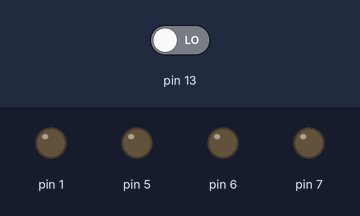
The sketch below on a simulated Arduino Uno, built with avr-gcc and run on an emulated ATmega328P. On the bench: output pins drawn as LEDs (lit = HIGH). The inputs (shaded band) are chosen by the test bench; at power-on: pin 13 LOW.

Above: at 1.2 s.
1.3 s: pin 13 driven HIGH
At 2.1 s:
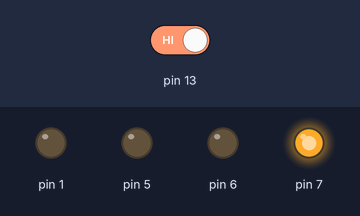
4.3 s: pin 13 driven LOW
At 4.9 s:
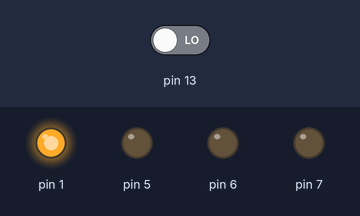
5.8 s: pin 13 driven HIGH
At 6.1 s:
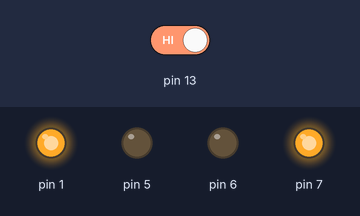
Timing chart, 0 to 14.8 s (numbered marks = the images above; inputs shaded):
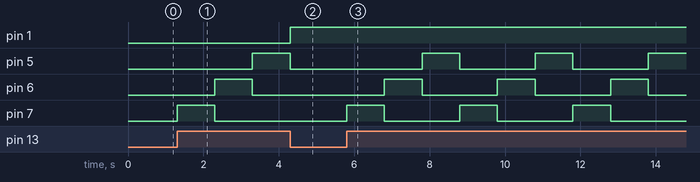

The sketch:

startTrack_script.ino
```cpp
/*
* Start Track script
* GITRG: FlowTracks
* 6/2/20
* startTrack_script.ino
*/

int startTrack = 0;

int displayTime = 0;

void setup()
{
  pinMode(13, INPUT);
  pinMode(7, OUTPUT);
  pinMode(6, OUTPUT);
  pinMode(5, OUTPUT);
  pinMode(1, OUTPUT);
}

void loop()
{
  displayTime = 1;

  if (digitalRead(13) == HIGH) {
    digitalWrite(7, HIGH);
    delay(1000 * displayTime); // Wait for 1000 * displayTime millisecond(s)
    digitalWrite(7, LOW);
    digitalWrite(6, HIGH);
    delay(1000 * displayTime); // Wait for 1000 * displayTime millisecond(s)
    digitalWrite(6, LOW);
    digitalWrite(5, HIGH);
    delay(1000 * displayTime); // Wait for 1000 * displayTime millisecond(s)
    digitalWrite(5, LOW);
    digitalWrite(1, HIGH);
  }
}
```

Measured:
- after the input at 1.3 s, pin 5: LOW → HIGH after 2.0 s; pin 6: LOW → HIGH after 1.0 s, → LOW 1.0 s later; pin 7: LOW → HIGH at once, → LOW 1.0 s later
- after the input at 4.3 s, pin 6: stays LOW (without the input it goes to HIGH after 1.0 s); pin 7: stays LOW (without the input it goes to HIGH after 0.00 s)
- after the input at 5.8 s, pin 5: alternates HIGH for 1.0 s and LOW for 2.0 s, starting after 2.0 s; pin 6: alternates HIGH for 1.0 s and LOW for 2.0 s, starting after 1.0 s; pin 7: alternates HIGH for 1.0 s and LOW for 2.0 s, starting at once
